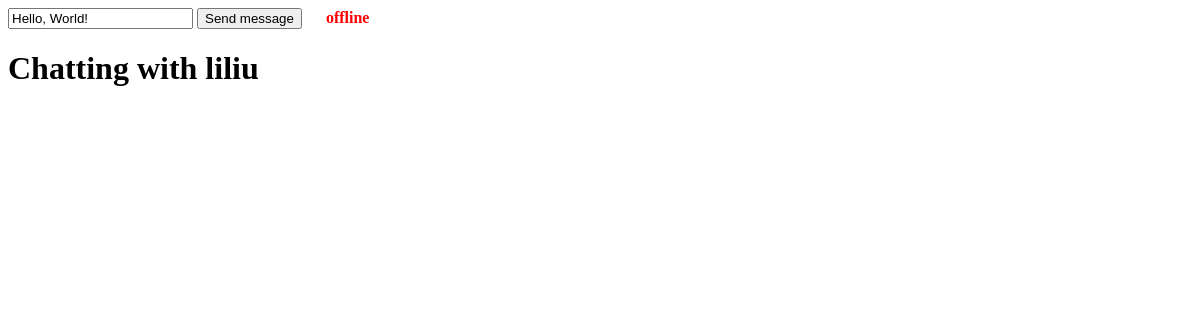
/chat/chat/34 (signed in), run on an earlier commit of the app's database.
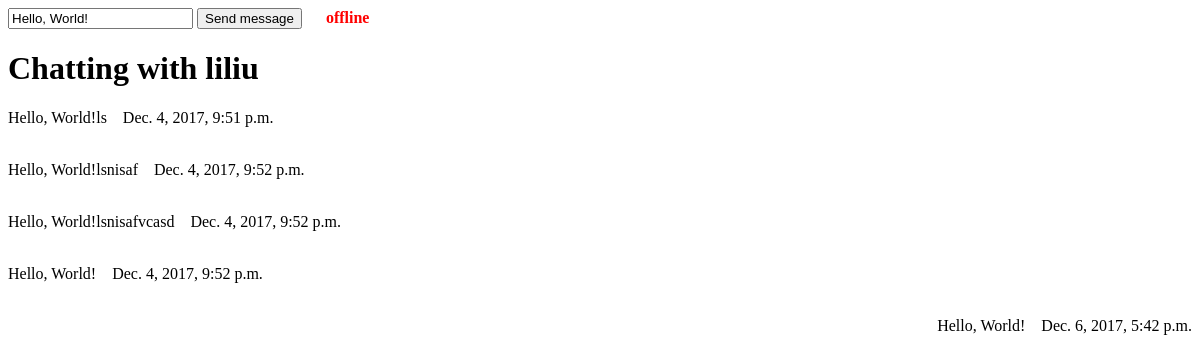
And on a later commit of the database.
### chat/models.py (models this page shows)
class Chat(TimeStampedModel):
    from_whom = models.ForeignKey(User, related_name="from_whom", blank=False, null=False)
    to_whom = models.ForeignKey(User, related_name="to_whom", blank=False, null=False)
    content = models.CharField(max_length=600)

### chat/views.py (the view)
# urls.py: url('^chat/(?P<user_id>\d+)',views.chatwith),
def chatwith(request, user_id):
    towhom = get_object_or_404(User, id=user_id)
    history = Chat.objects.filter(Q(from_whom=request.user) | Q(to_whom=request.user)).filter(Q(from_whom=towhom) | Q(to_whom=towhom)).order_by('created')
    a = "0"
    if int(user_id) in clients:
        a = "1"
    return render(request, 'chat/chat.html', {"towhom": towhom, "history": history, "online": a})

### chat/templates/chat/chat.html (shortened to what this page needs)
<!DOCTYPE html>
<html lang="en">
<head>
</head>
<body>
<input type="text" id="message" value="Hello, World!" />
<button type="button" id="send_message">Send message</button>
<span class="pull-right" >
    <strong id ="online_status" ></strong>
</span>
<h1>Chatting with {{ towhom.username }}</h1>
<div id="messagecontainer">
    {% for i in history %}
        {% if i.to_whom == towhom %}
            <p align="right">{{ i.content }}&nbsp;&nbsp;&nbsp;&nbsp;{{ i.created }}
        {% else %}
            <p align="left">{{ i.content }}&nbsp;&nbsp;&nbsp;&nbsp;{{ i.created }}
        {% endif %}
        <br>
        <br>
    {% endfor %}
</div>
</body>
</html>

What changed in the data, as far as the page shows it:
added Chat: content "Hello, World!ls", created "Dec. 4, 2017, 9:51 p.m."
added Chat: content "Hello, World!lsnisaf", created "Dec. 4, 2017, 9:52 p.m."
added Chat: content "Hello, World!lsnisafvcasd", created "Dec. 4, 2017, 9:52 p.m."
added Chat: content "Hello, World!", created "Dec. 4, 2017, 9:52 p.m."
added Chat: content "Hello, World!", created "Dec. 6, 2017, 5:42 p.m."
